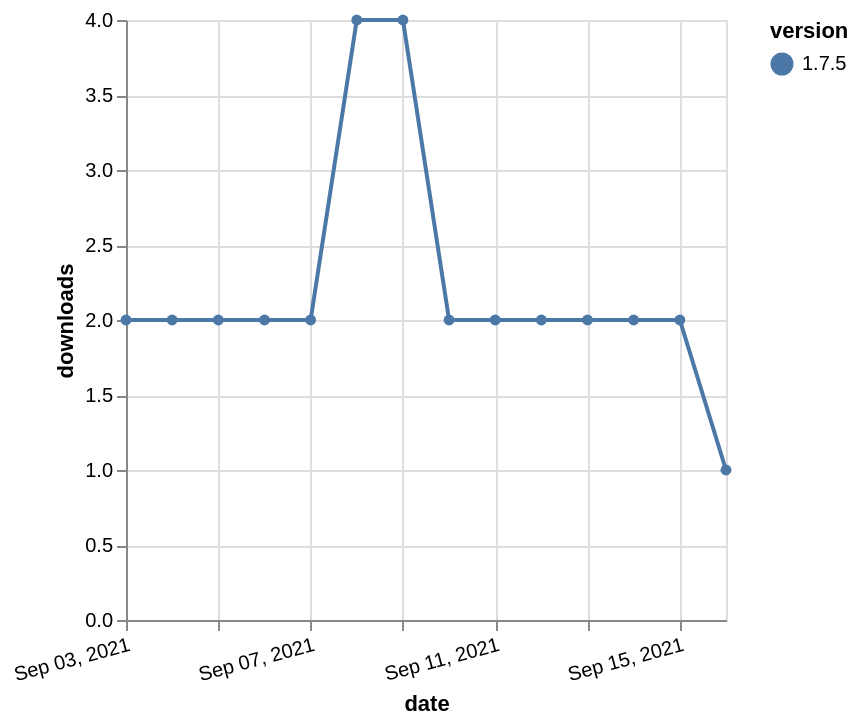

Source (Vega-Lite JSON):
### Vega-Lite specification from a JSON file in a GitHub repository (floating-point values rounded to 4 significant figures)
{"$schema": "https://vega.github.io/schema/vega-lite/v5.json", "description": "A simple bar chart with embedded data.", "data": {"values": [{"date": "2021-09-03", "total": 3608, "delta": 2, "version": "1.7.5"}, {"date": "2021-09-04", "total": 3610, "delta": 2, "version": "1.7.5"}, {"date": "2021-09-05", "total": 3612, "delta": 2, "version": "1.7.5"}, {"date": "2021-09-06", "total": 3614, "delta": 2, "version": "1.7.5"}, {"date": "2021-09-07", "total": 3616, "delta": 2, "version": "1.7.5"}, {"date": "2021-09-08", "total": 3620, "delta": 4, "version": "1.7.5"}, {"date": "2021-09-09", "total": 3624, "delta": 4, "version": "1.7.5"}, {"date": "2021-09-10", "total": 3626, "delta": 2, "version": "1.7.5"}, {"date": "2021-09-11", "total": 3628, "delta": 2, "version": "1.7.5"}, {"date": "2021-09-12", "total": 3630, "delta": 2, "version": "1.7.5"}, {"date": "2021-09-13", "total": 3632, "delta": 2, "version": "1.7.5"}, {"date": "2021-09-14", "total": 3634, "delta": 2, "version": "1.7.5"}, {"date": "2021-09-15", "total": 3636, "delta": 2, "version": "1.7.5"}, {"date": "2021-09-16", "total": 3637, "delta": 1, "version": "1.7.5"}]}, "width": "container", "mark": {"type": "line", "point": {"filled": true}}, "encoding": {"x": {"field": "date", "type": "temporal", "timeUnit": "yearmonthdate", "title": "date", "axis": {"labelAngle": -15}}, "y": {"field": "delta", "type": "quantitative", "title": "downloads"}, "color": {"field": "version", "type": "nominal"}, "tooltip": {"field": "delta"}}}
